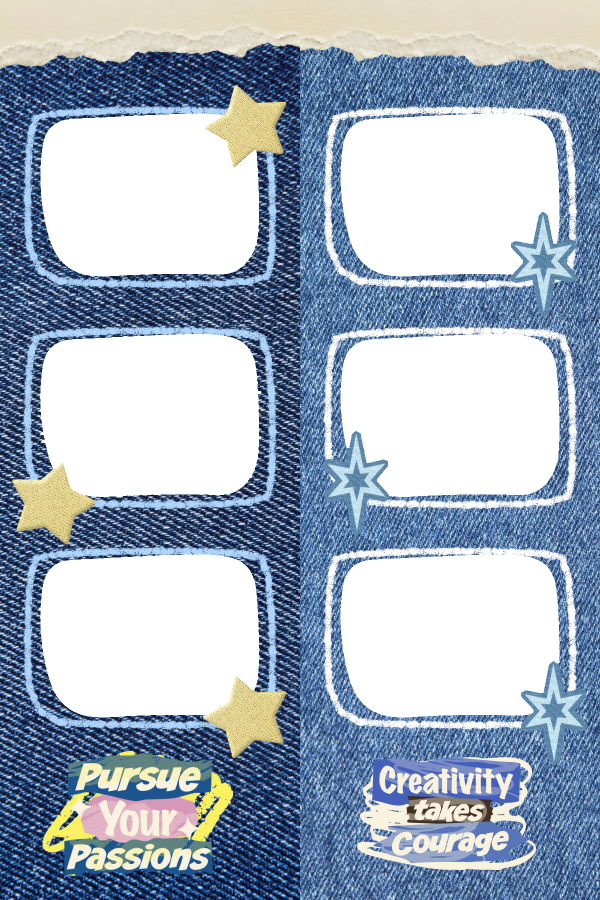
#> input picture database/seeders/assets/frames/denim-transparent.png, 1200 x 1800 px, found by its file name (shown at 1/2 size); its folder holds 4 pictures in this run
$ python make_preview.py
#> lines starting #> are read from the running program, lines starting #| are printed output that depends on the picture
#!/usr/bin/env python3
"""Buat preview visual: foto mock (gradient) di bawah frame transparan."""
import os
from PIL import Image, ImageDraw

FDIR = "/home/romo/Project-Photobooth/public/storage/frames"
OUT = "/tmp/opencode/preview"
os.makedirs(OUT, exist_ok=True)

KEYS = ["denim","lace-brown","pink-plaid","movie-ticket","music-player",
        "green-smile","pinky-promise","red-hearts","blue-growing","receipt"]

def gradient(w, h, seed=0):
    img = Image.new("RGB", (w, h))
    px = img.load()
    colors = [(255,99,132),(54,162,235),(255,206,86),(75,192,192),(153,102,255)]
    c = colors[seed % len(colors)]
    for y in range(h):
        for x in range(w):
            px[x,y] = (
                int(c[0]*(0.4+0.6*x/w)),
                int(c[1]*(0.4+0.6*y/h)),
                int(c[2]*(0.4+0.6*(x+y)/(w+h))),
            )
    return img

for key in KEYS:
    frame = Image.open(os.path.join(FDIR, key + "-transparent.png")).convert("RGBA")
#> frame is the input picture: PIL image 1200x1800 RGBA; mean R, G, B, A 73.7, 87.1, 103.4, 164.7
    photo = gradient(frame.width, frame.height, hash(key) % 5).convert("RGBA")
#> in gradient, `img = Image.new("RGB", (w, h))`: img: PIL image 1200x1800 RGB; every value is 0
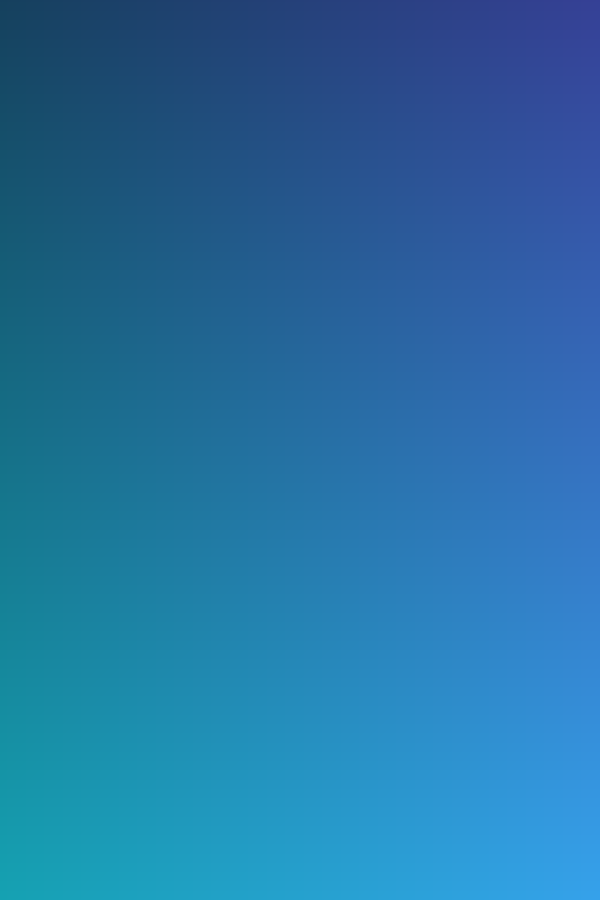
#> photo: PIL image 1200x1800 RGBA (shown at 1/2 size); mean R, G, B, A 37.3, 112.9, 164, 255
    # composite: foto di bawah, frame transparan di atas
    result = Image.alpha_composite(photo, frame).convert("RGB")
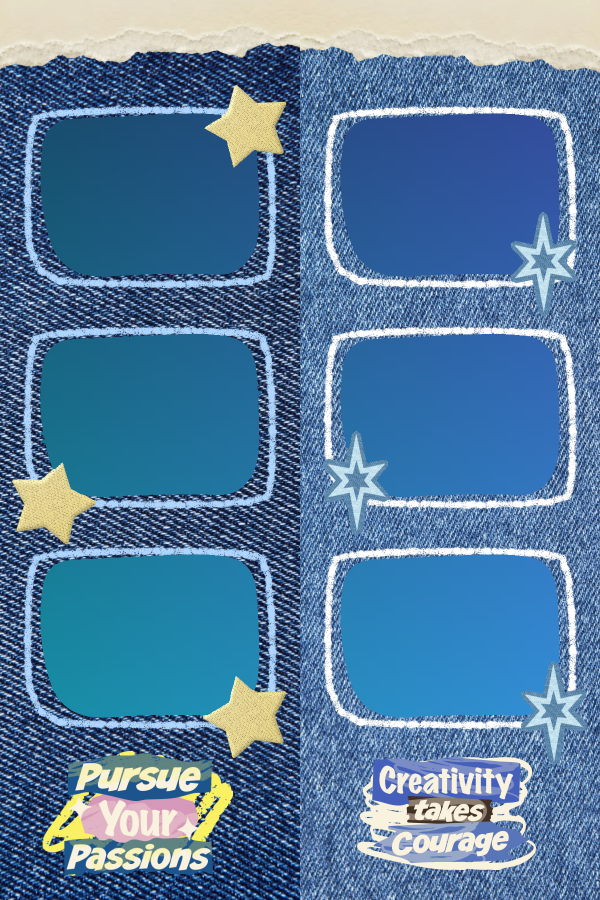
#> result: PIL image 1200x1800 RGB (shown at 1/2 size); mean R, G, B 86, 124.7, 158.9
    for name, box in [("kiri",(0,0,600,1800)),("kanan",(600,0,1200,1800)),("gabungan",(0,0,1200,1800))]:
        crop = result.crop(box)
        crop.save(os.path.join(OUT, f"{key}-{name}.png"))
#> this loop made 3 passes
#> pass 1, `crop = result.crop(box)`:
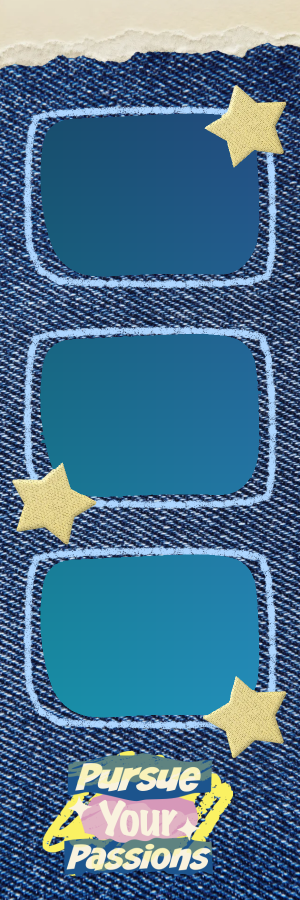
#> crop: PIL image 600x1800 RGB (shown at 1/2 size); mean R, G, B 75.3, 114.7, 141.1
#> pass 2, `crop = result.crop(box)`:
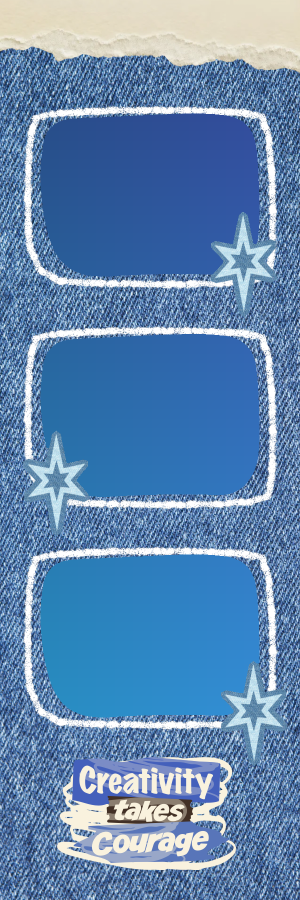
#> crop: PIL image 600x1800 RGB (shown at 1/2 size); mean R, G, B 96.7, 134.7, 176.8
#> (the run stopped early here; a loop or call above may not have finished)
